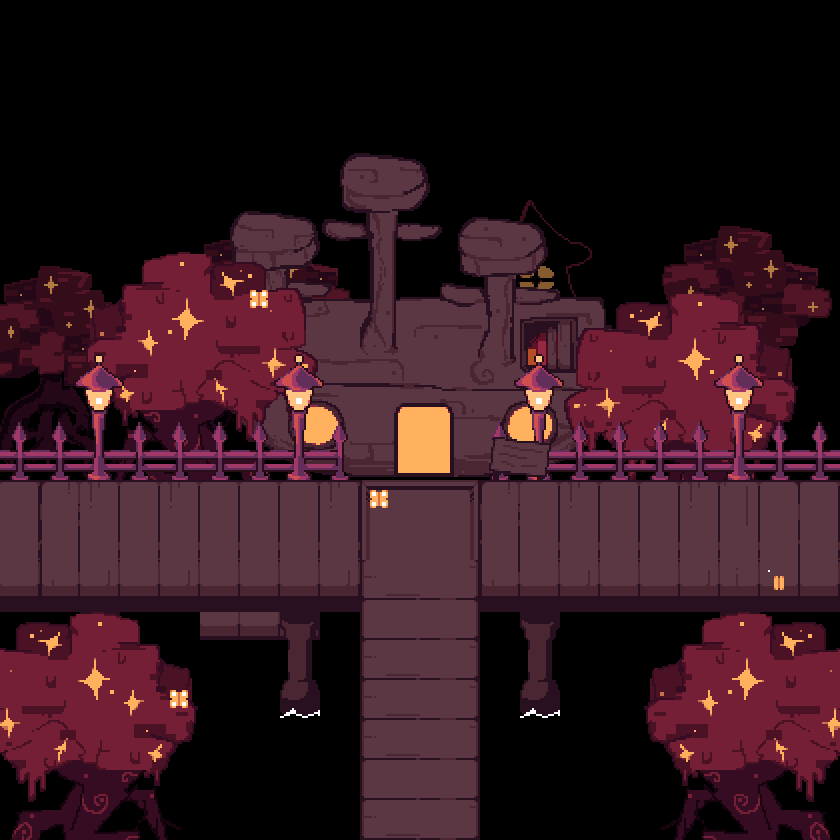

The image is a tile-based game level rendered from a .tmx file. Its description and source (layers, tilesets, objects; grid data summarised) follow:
An orthogonal 21x21 tile map with 40x40 px tiles, 11 tile layers (trees far BG, houses BG, boat, trees BG, ...), 2 hidden layers not drawn and 15 objects (4x transition, 2x interactable, npc, spawn, spawnL, ...).

<map version="1.11" tiledversion="1.11.2" orientation="orthogonal" renderorder="right-down" width="21" height="21" tilewidth="40" tileheight="40" infinite="0" nextlayerid="18" nextobjectid="24">
 <editorsettings>
  <export target="data.lua" format="lua" />
 </editorsettings>
 <properties>
  <property name="border" value="evergroves" />
  <property name="depths" type="bool" value="true" />
  <property name="music" value="mus_evergroves" />
  <property name="step_sound" value="evergroves" />
 </properties>
 <tileset firstgid="1" source="../../../tilesets/evergroves.tsx" />
 <layer id="10" name="trees far BG" width="21" height="21" parallaxx="1.07" parallaxy="1.07">
  <data>[441 cells, 105 non-empty, 44 distinct tile ids]</data>
 </layer>
 <layer id="9" name="houses BG" width="21" height="21">
  <data>[441 cells, 19 non-empty, 19 distinct tile ids]</data>
 </layer>
 <layer id="11" name="boat" width="21" height="21" offsetx="14.67" offsety="5.33333" parallaxx="1.01" parallaxy="1.01">
  <data>[441 cells, 126 non-empty, 126 distinct tile ids]</data>
 </layer>
 <layer id="6" name="trees BG" width="21" height="21">
  <data>[441 cells, 96 non-empty, 96 distinct tile ids]</data>
 </layer>
 <layer id="1" name="main tiles" width="21" height="21">
  <data>[441 cells, 167 non-empty, 63 distinct tile ids]</data>
 </layer>
 <layer id="15" name="main tiles 2" width="21" height="21" offsetx="17.9783" offsety="-39.8859">
  <data>[441 cells, 6 non-empty, 6 distinct tile ids]</data>
 </layer>
 <layer id="3" name="water" width="21" height="21" visible="0">
  <data>[441 cells, 4 non-empty, 1 distinct tile ids]</data>
 </layer>
 <layer id="16" name="water houses" width="21" height="21">
  <data>[441 cells, 0 non-empty, 0 distinct tile ids]</data>
 </layer>
 <objectgroup id="2" name="objects">
  <object id="8" name="interactable" x="480" y="440" width="80" height="40">
   <properties>
    <property name="cutscene" value="evergroves.sign1" />
   </properties>
  </object>
  <object id="12" name="transition" x="0" y="480" width="12" height="120">
   <properties>
    <property name="map" value="evergroves/shop-docks-L" />
   </properties>
  </object>
  <object id="15" name="transition" x="394" y="400.5" width="53.5" height="54">
   <properties>
    <property name="map" value="evergroves/shop-interior" />
    <property name="marker" value="evergrovesenter" />
   </properties>
  </object>
  <object id="16" name="transition" x="357.5" y="830.25" width="123.5" height="9.5">
   <properties>
    <property name="map" value="evergroves/start" />
   </properties>
  </object>
  <object id="18" name="interactable" x="810.667" y="0.333" width="29.3333" height="59.833">
   <properties>
    <property name="text1" value="* This is placeholder text." />
    <property name="text2" value="* Now,[wait:5] I am going to wait.[wait:10] I love waiting." />
   </properties>
  </object>
  <object id="20" name="transition" x="828.5" y="476" width="12" height="120">
   <properties>
    <property name="map" value="evergroves/shop-docks-R" />
   </properties>
  </object>
  <object id="23" name="npc" x="600" y="485">
   <properties>
    <property name="actor" value="eggGuy" />
    <property name="cutscene" value="depthsCutscenes.eggGuy" />
   </properties>
   <point />
  </object>
 </objectgroup>
 <objectgroup id="7" name="markers">
  <object id="1" name="spawn" x="419.333" y="771.167">
   <point />
  </object>
  <object id="13" name="spawnL" x="38" y="558.333">
   <point />
  </object>
  <object id="14" name="spawnS" x="419.5" y="495">
   <point />
  </object>
  <object id="21" name="spawnR" x="803" y="558.33">
   <point />
  </object>
 </objectgroup>
 <objectgroup id="13" name="collisions">
  <object id="2" x="1.33333" y="360" width="390.167" height="120" />
  <object id="3" x="450.5" y="360" width="389.833" height="120" />
  <object id="4" x="-1" y="588" width="361" height="251.75" />
  <object id="5" x="480" y="588" width="360.667" height="253.333" />
 </objectgroup>
 <layer id="17" name="Tile Layer 13" width="21" height="21">
  <data>[441 cells, 0 non-empty, 0 distinct tile ids]</data>
 </layer>
 <layer id="12" name="main tiles FG" width="21" height="21" offsetx="-57" offsety="-53.4">
  <data>[441 cells, 5 non-empty, 3 distinct tile ids]</data>
 </layer>
 <layer id="5" name="houses FG" width="21" height="21" visible="0" offsetx="-41.3333" offsety="-51.6667" parallaxx="1.01" parallaxy="1.01">
  <data>[441 cells, 93 non-empty, 93 distinct tile ids]</data>
 </layer>
 <layer id="14" name="trees FG" width="21" height="21">
  <data>[441 cells, 62 non-empty, 61 distinct tile ids]</data>
 </layer>
 <layer id="4" name="butterflies" width="21" height="21" parallaxx="1.1" parallaxy="1.1">
  <data>[441 cells, 5 non-empty, 4 distinct tile ids]</data>
 </layer>
</map>
